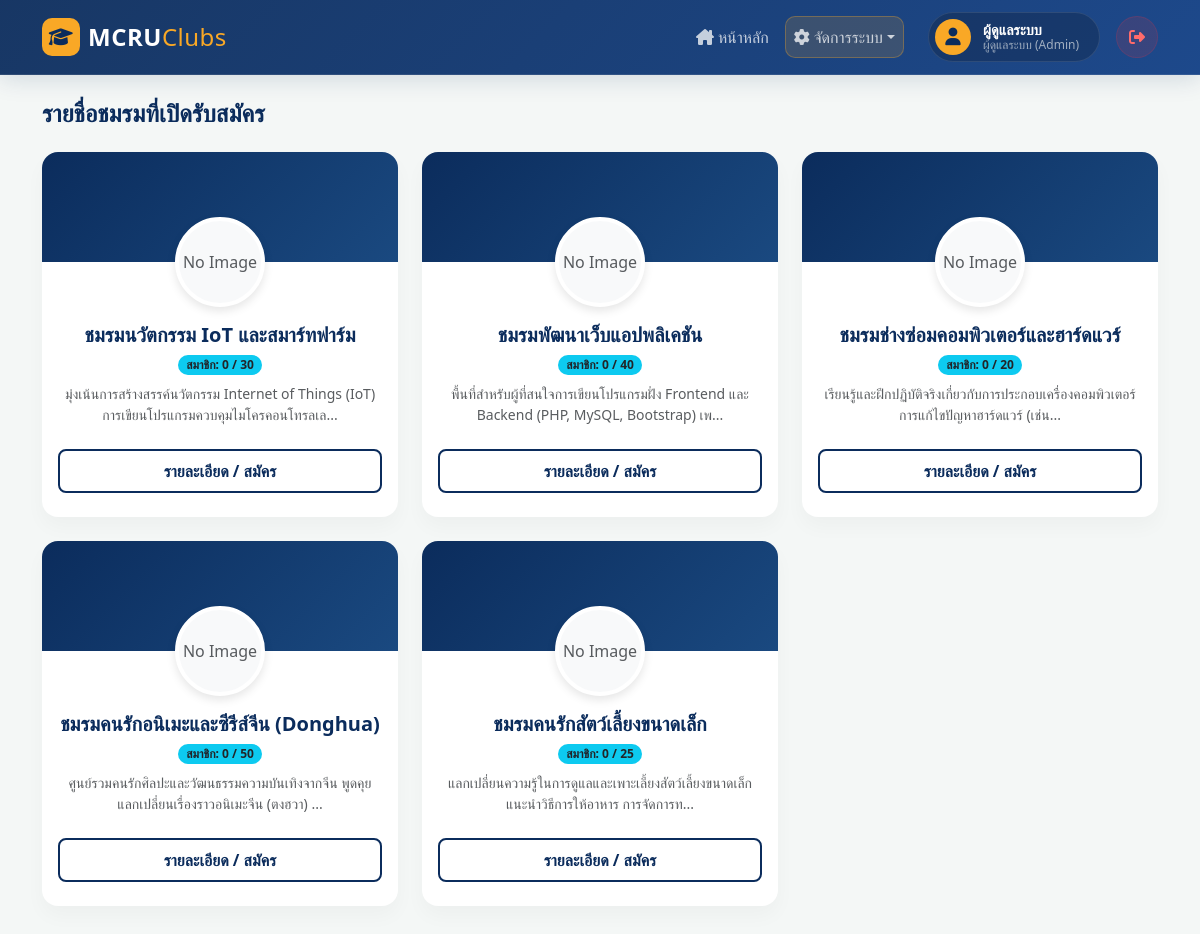
/index.php (signed in), run on the app's committed database.
### tables this page shows
CREATE TABLE `clubs`  (
  `id` int NOT NULL AUTO_INCREMENT COMMENT 'รหัสอ้างอิงชมรม (Primary Key)',
  `club_name` varchar(100) NOT NULL COMMENT 'ชื่อชมรม',
  `description` text NULL COMMENT 'รายละเอียด/คำอธิบายชมรม',
  `club_logo` varchar(255) NULL DEFAULT NULL COMMENT 'path หรือ URL รูปโลโก้ชมรม',
  `qr_code` varchar(255) NULL DEFAULT NULL COMMENT 'path หรือ URL QR code สำหรับสมัครเข้าชมรม',
  `max_members` int NULL DEFAULT 50 COMMENT 'จำนวนสมาชิกสูงสุดที่รับได้',
  `president_id` int NULL DEFAULT NULL COMMENT 'FK อ้างถึง users.id ผู้เป็นประธานชมรมนี้ (NULL ถ้ายังไม่มีประธาน)',
  PRIMARY KEY (`id`) USING BTREE,
  INDEX `president_id`(`president_id` ASC) USING BTREE,
  CONSTRAINT `clubs_ibfk_1` FOREIGN KEY (`president_id`) REFERENCES `users` (`id`) ON DELETE SET NULL ON UPDATE RESTRICT
);

### index.php (the view, shortened to what this page needs)
<?php
session_start(); require 'db.php';
$sql = "SELECT c.*, (SELECT COUNT(*) FROM applications WHERE club_id = c.id AND status='approved') as current_members FROM clubs c";
$clubs = $conn->query($sql);
?>
<!DOCTYPE html><html lang="th"><head><meta charset="UTF-8"><title>หน้าหลักชมรม</title>
<link href="https://cdn.jsdelivr.net/npm/bootstrap@5.3.0/dist/css/bootstrap.min.css" rel="stylesheet">
<link rel="stylesheet" href="style.css"></head><body>
<?php include 'navbar.php'; ?>
<div class="container pb-5 mt-4">
    <h4 class="text-primary-custom fw-bold mb-4">รายชื่อชมรมที่เปิดรับสมัคร</h4>
    <div class="row g-4">
        <?php while ($row = $clubs->fetch_assoc()): ?>
        <div class="col-md-6 col-lg-4">
            <div class="card-custom h-100 text-center d-flex flex-column">
                <div class="club-banner"></div>
                <div class="px-3 pb-4 d-flex flex-column flex-grow-1 align-items-center">
                    <?php if(!empty($row['club_logo']) && file_exists($row['club_logo'])): ?>
                        <img src="<?= htmlspecialchars($row['club_logo']) ?>" class="club-logo-thumb" alt="Logo">
                    <?php else: ?><div class="club-logo-thumb bg-light d-flex align-items-center justify-content-center text-muted">No Image</div><?php endif; ?>
                    <h5 class="text-primary-custom fw-bold mt-3 mb-1"><?= htmlspecialchars($row['club_name']) ?></h5>
                    <div class="mb-2"><span class="badge bg-info text-dark rounded-pill">สมาชิก: <?= $row['current_members'] ?> / <?= $row['max_members'] ?></span></div>
                    <p class="text-muted small flex-grow-1 mb-4"><?= mb_substr(htmlspecialchars($row['description']), 0, 90) . '...' ?></p>
                    <a href="club_detail.php?id=<?= $row['id'] ?>" class="btn-outline-custom w-100 py-2">รายละเอียด / สมัคร</a>
                </div>
            </div>
        </div>
        <?php endwhile; ?>
    </div>
</div></body></html>

### style.css (style rules this page uses)
:root { --primary-blue: #0b2c5c; --primary-hover: #071d3d; --accent-gold: #f9a826; --bg-light: #f4f7f6; --text-dark: #2d3748; }
body { background-color: var(--bg-light); font-family: "Segoe UI", Tahoma, Geneva, Verdana, sans-serif; color: var(--text-dark); }
.btn-outline-custom { border: 2px solid var(--primary-blue); color: var(--primary-blue); background: transparent; border-radius: 8px; padding: 10px 20px; font-weight: 600; transition: 0.3s; text-align: center; display: inline-block; text-decoration: none; }
.card-custom { border: none; border-radius: 16px; box-shadow: 0 10px 20px rgba(0, 0, 0, 0.03); transition: 0.3s; background: #ffffff; overflow: hidden; }
.text-primary-custom { color: var(--primary-blue) !important; }
.club-banner { height: 110px; background: linear-gradient(135deg, var(--primary-blue), #1a4980); position: relative; }
.club-logo-thumb { width: 90px; height: 90px; object-fit: cover; border-radius: 50%; border: 4px solid #fff; margin-top: -45px; background: #fff; box-shadow: 0 4px 10px rgba(0, 0, 0, 0.1); position: relative; z-index: 2; }

### data on the page
clubs: shows "No Image", club_name "ชมรมนวัตกรรม IoT และสมาร์ทฟาร์ม", current_members "0", max_members "30", description "มุ่งเน้นการสร้างสรรค์นวัตกรรม Internet of Things (IoT) การเขียนโปรแกรมควบคุมไมโครคอนโทรลเล"
clubs: shows "No Image", club_name "ชมรมพัฒนาเว็บแอปพลิเคชัน", current_members "0", max_members "40", description "พื้นที่สำหรับผู้ที่สนใจการเขียนโปรแกรมฝั่ง Frontend และ Backend (PHP, MySQL, Bootstrap) เพ"
clubs: shows "No Image", club_name "ชมรมช่างซ่อมคอมพิวเตอร์และฮาร์ดแวร์", current_members "0", max_members "20", description "เรียนรู้และฝึกปฏิบัติจริงเกี่ยวกับการประกอบเครื่องคอมพิวเตอร์ การแก้ไขปัญหาฮาร์ดแวร์ (เช่น"
clubs: shows "No Image", club_name "ชมรมคนรักอนิเมะและซีรีส์จีน (Donghua)", current_members "0", max_members "50", description "ศูนย์รวมคนรักศิลปะและวัฒนธรรมความบันเทิงจากจีน พูดคุยแลกเปลี่ยนเรื่องราวอนิเมะจีน (ตงฮวา)"
clubs: shows "No Image", club_name "ชมรมคนรักสัตว์เลี้ยงขนาดเล็ก", current_members "0", max_members "25", description "แลกเปลี่ยนความรู้ในการดูแลและเพาะเลี้ยงสัตว์เลี้ยงขนาดเล็ก แนะนำวิธีการให้อาหาร การจัดการท"

### other printed values
$_SESSION['name'] "ผู้ดูแลระบบ"
